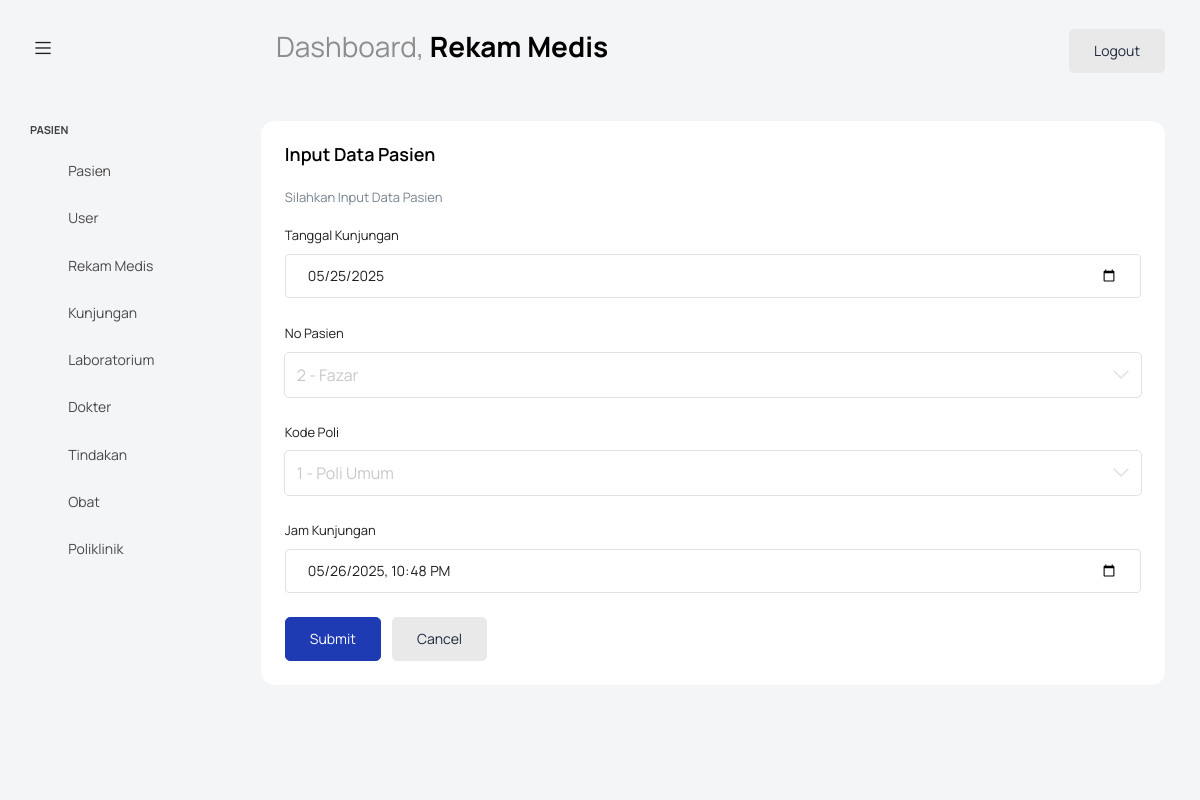
/dashboard/kunjungan/editKunjungan.php?id=2025-05-25 (signed in), run on the app's committed database.
### tables this page shows
CREATE TABLE `kunjungan` (
  `tgl_kunjungan` date NOT NULL,
  `no_pasien` int NOT NULL,
  `kd_poli` int NOT NULL,
  `jam_kunjungan` datetime NOT NULL
);

### dashboard/kunjungan/editKunjungan.php (the view, shortened to what this page needs)
<?php
$tgl_kunjungan = $_GET['id'];
$query = mysqli_query($connection, "SELECT kunjungan.*, pasien.nm_pasien, poliklinik.nm_poli
    FROM kunjungan
    JOIN pasien ON kunjungan.no_pasien = pasien.no_pasien
    JOIN poliklinik ON kunjungan.kd_poli = poliklinik.kd_poli
    WHERE kunjungan.tgl_kunjungan = '$tgl_kunjungan'");
$data = mysqli_fetch_assoc($query);
?>
<?php
include('../template/header.php');
include('../template/sidebar.php');
?>
<div class="content-wrapper">
    <div class="row">
        <div class="col-12 grid-margin stretch-card">
            <div class="card">
                <div class="card-body">
                    <h4 class="card-title">Input Data Pasien</h4>
                    <p class="card-description">Silahkan Input Data Pasien</p>
                    <form action="" method="POST" class="forms-sample">
                        <div class="form-group">
                            <label for="tgl_kunjungan">Tanggal Kunjungan</label>
                            <input type="date" name="tgl_kunjungan" class="form-control" value="<?= $data['tgl_kunjungan']; ?>" required>
                        </div>
                        <div class="form-group">
                            <label for="no_pasien">No Pasien</label>
                            <select class="form-select" name="no_pasien" required>
                                <option value="<?= $data['no_pasien']; ?>"><?= $data['no_pasien'] . ' - ' . $data['nm_pasien']; ?></option>
                            </select>
                        </div>
                        <div class="form-group">
                            <label for="kd_poli">Kode Poli</label>
                            <select class="form-select" name="kd_poli" required>
                                <option value="<?= $data['kd_poli']; ?>"><?= $data['kd_poli'] . ' - ' . $data['nm_poli']; ?></option>
                            </select>
                        </div>
                        <div class="form-group">
                            <label for="jam_kunjungan">Jam Kunjungan</label>
                            <input type="datetime-local" name="jam_kunjungan" class="form-control" value="<?= date('Y-m-d\TH:i', strtotime($data['jam_kunjungan'])); ?>" required>
                        </div>
                        <button type="submit" name="update" class="btn btn-primary me-2">Submit</button>
                        <a href="kunjungan.php" class="btn btn-light">Cancel</a>
                    </form>
                </div>
            </div>
        </div>
    </div>
</div>
<?php include('../template/footer.php'); ?>

### data on the page
kunjungan: tgl_kunjungan "05/25/2025", no_pasien "2 - Fazar", kd_poli "1 - Poli Umum", jam_kunjungan "05/26/2025 22:48"
